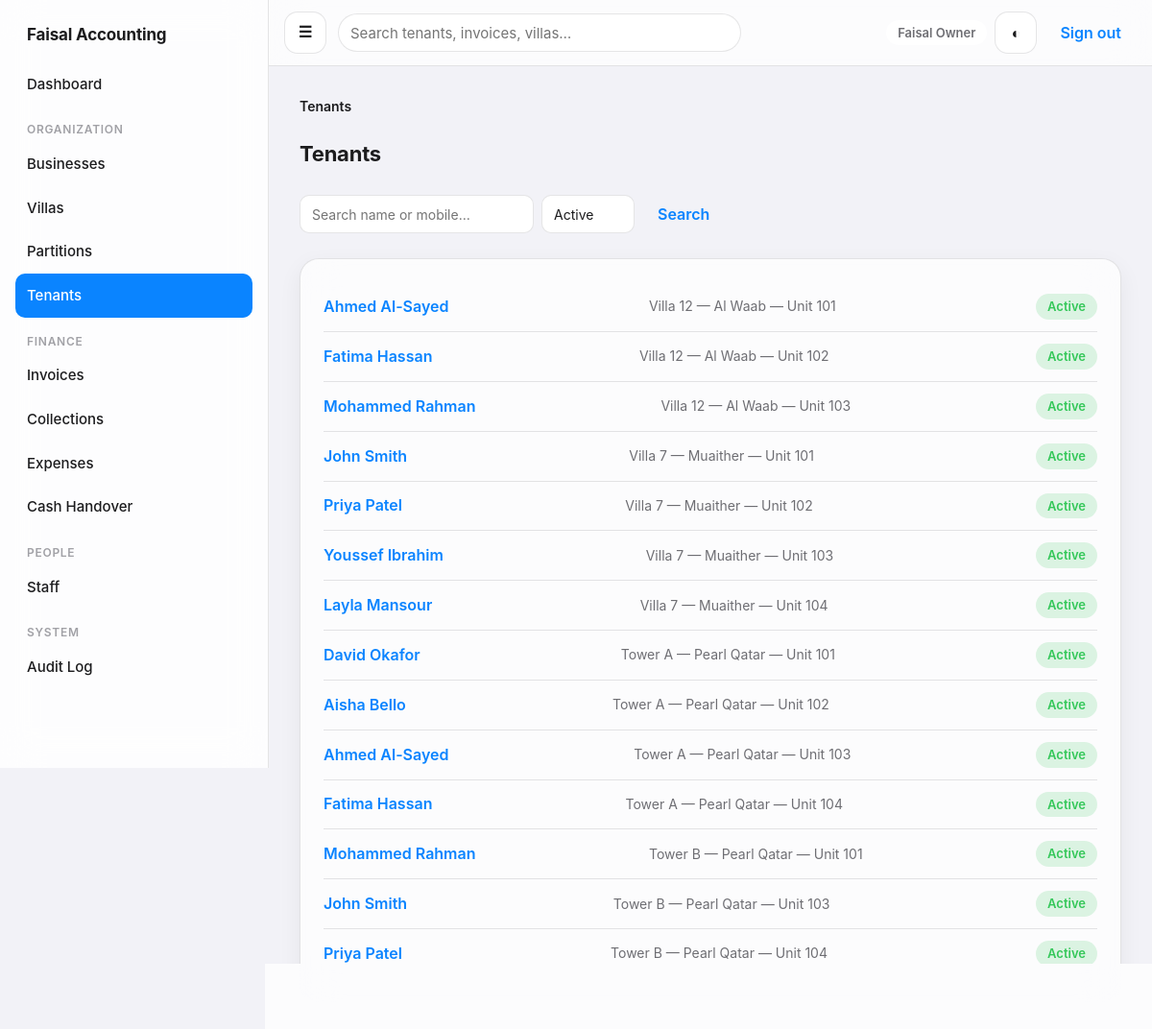
Page /tenants/ (signed in) on the committed database.
### apps/accounts/models.py (models this page shows, shortened)
class User(AbstractUser):
    is_owner = models.BooleanField(default=False, help_text='Sees and can operate on every business/villa/financial record.')
    phone = models.CharField(max_length=32, blank=True)
    class Meta:
        ordering = ['username']

### apps/tenancy/models.py (models this page shows, shortened)
class Tenant(models.Model):
    class Status(models.TextChoices):
        ACTIVE = ('active', 'Active')
        MOVED_OUT = ('moved_out', 'Moved Out')
        ARCHIVED = ('archived', 'Archived')
    partition = models.ForeignKey('villas.Partition', on_delete=models.PROTECT, related_name='tenancies')
    name = models.CharField(max_length=200)
    mobile = models.CharField(max_length=32, blank=True)
    id_document_number = models.CharField(max_length=64, blank=True)
    nationality = models.CharField(max_length=100, blank=True)
    move_in_date = models.DateField()
    move_out_date = models.DateField(null=True, blank=True)
    monthly_rent = models.DecimalField(max_digits=12, decimal_places=2)
    deposit = models.DecimalField(max_digits=12, decimal_places=2, default=Decimal('0.00'))
    status = models.CharField(max_length=20, choices=Status.choices, default=Status.ACTIVE)
    notes = models.TextField(blank=True)
    created_at = models.DateTimeField(auto_now_add=True)
    created_by = models.ForeignKey(settings.AUTH_USER_MODEL, on_delete=models.PROTECT, related_name='+')
    updated_at = models.DateTimeField(auto_now=True)
    updated_by = models.ForeignKey(settings.AUTH_USER_MODEL, on_delete=models.PROTECT, related_name='+', null=True, blank=True)
    class Meta:
        ordering = ['-move_in_date']
        constraints = [models.UniqueConstraint(fields=['partition'], condition=models.Q(status='active'), name='unique_active_tenant_per_partition'), models.CheckConstraint(check=models.Q(monthly_rent__gte=0) & models.Q(deposit__gte=0), name='tenant_amounts_non_negative')]

### apps/villas/models.py (models this page shows, shortened)
class Partition(models.Model):
    class Status(models.TextChoices):
        ACTIVE = ('active', 'Active')
        ARCHIVED = ('archived', 'Archived')
    villa = models.ForeignKey(Villa, on_delete=models.PROTECT, related_name='partitions')
    name = models.CharField(max_length=100)
    description = models.TextField(blank=True)
    status = models.CharField(max_length=20, choices=Status.choices, default=Status.ACTIVE)
    created_at = models.DateTimeField(auto_now_add=True)
    created_by = models.ForeignKey(settings.AUTH_USER_MODEL, on_delete=models.PROTECT, related_name='+')
    updated_at = models.DateTimeField(auto_now=True)
    updated_by = models.ForeignKey(settings.AUTH_USER_MODEL, on_delete=models.PROTECT, related_name='+', null=True, blank=True)
    class Meta:
        ordering = ['villa__name', 'name']
        constraints = [models.UniqueConstraint(fields=['villa', 'name'], name='unique_partition_name_per_villa')]

class Villa(models.Model):
    business = models.ForeignKey('businesses.Business', on_delete=models.PROTECT, related_name='villas')
    name = models.CharField(max_length=200)
    address = models.TextField(blank=True)
    landlord_name = models.CharField(max_length=200, blank=True)
    landlord_contact = models.CharField(max_length=200, blank=True)
    contract_start = models.DateField(null=True, blank=True)
    contract_end = models.DateField(null=True, blank=True)
    is_archived = models.BooleanField(default=False)
    created_at = models.DateTimeField(auto_now_add=True)
    created_by = models.ForeignKey(settings.AUTH_USER_MODEL, on_delete=models.PROTECT, related_name='+')
    class Meta:
        ordering = ['business__name', 'name']
        constraints = [models.UniqueConstraint(fields=['business', 'name'], name='unique_villa_name_per_business')]

### apps/tenancy/views.py (the view)
# urls.py: urlpatterns = [path('', views.tenant_list, name='list'), path('<int:pk>/', views.tenant_detail, name='detail'), path('<int:pk>/move-out/', views.tenant_move_out, name='move_out'), path('partitions/<in
@login_required
def tenant_list(request):
    qs = selectors.tenants_visible_to(request.user).select_related('partition', 'partition__villa')
    q = request.GET.get('q', '').strip()
    if q:
        qs = qs.filter(Q(name__icontains=q) | Q(mobile__icontains=q))
    status = request.GET.get('status', Tenant.Status.ACTIVE)
    if status:
        qs = qs.filter(status=status)
    page_obj = paginate_queryset(request, qs.order_by('-move_in_date'))
    return render(request, 'tenancy/list.html', {'page_obj': page_obj, 'q': q, 'status': status, 'breadcrumbs': [('Tenants', None)]})

### apps/accounts/context_processors.py (called while the page is built)
def nav(request):
    user = getattr(request, 'user', None)
    if user is None or not user.is_authenticated:
        return {}
    has_any_scope = user.is_owner or selectors.villas_visible_to(user).exists()
    return {'nav_has_scope': has_any_scope, 'nav_can_view_financials': selectors.can_view_financial_kpis(user), 'nav_can_manage_users': user.is_owner, 'nav_can_manage_operations': selectors.can_manage_villas_and_tenants(user), 'nav_pending_handover_count': _pending_handover_count(user) if has_any_scope else 0}

def _pending_handover_count(user):
    from apps.cash.models import CashHandover
    qs = selectors.cash_handovers_visible_to(user).filter(status=CashHandover.Status.SUBMITTED)
    if not user.is_owner and (not Assignment.objects.filter(user=user, role__in=[Assignment.Role.BUSINESS_MANAGER, Assignment.Role.ACCOUNTANT]).exists()):
        return 0
    return qs.count()

### apps/accounts/selectors.py (called while the page is built, shortened)
def tenants_visible_to(user) -> QuerySet[Tenant]:
    if user.is_owner:
        return Tenant.objects.all()
    return Tenant.objects.filter(partition__in=partitions_visible_to(user))

def cash_handovers_visible_to(user) -> QuerySet[CashHandover]:
    if user.is_owner:
        return CashHandover.objects.all()

def can_view_financial_kpis(user) -> bool:
    if user.is_owner:
        return True
    return Assignment.objects.filter(user=user, role__in=[Assignment.Role.BUSINESS_MANAGER, Assignment.Role.ACCOUNTANT]).exists()

def can_manage_villas_and_tenants(user) -> bool:
    if user.is_owner:
        return True
    return Assignment.objects.filter(user=user, role__in=[Assignment.Role.BUSINESS_MANAGER, Assignment.Role.VILLA_STAFF]).exists()

### apps/audit/context.py (called while the page is built)
def set_context(request) -> None:
    ip_address = request.META.get('HTTP_X_FORWARDED_FOR', '').split(',')[0].strip() or request.META.get('REMOTE_ADDR')
    actor = getattr(request, 'user', None)
    if actor is not None and (not actor.is_authenticated):
        actor = None
    _current_request_context.set(RequestContext(ip_address=ip_address or None, user_agent=request.META.get('HTTP_USER_AGENT', '')[:512], request_id=str(uuid.uuid4()), actor=actor))

def clear_context() -> None:
    _current_request_context.set(None)

### apps/shared/pagination.py (called while the page is built)
def paginate_queryset(request, queryset, per_page=25):
    paginator = Paginator(queryset, per_page)
    return paginator.get_page(request.GET.get('page'))

### templates/tenancy/list.html (shortened to what this page needs)
{% extends "base.html" %}
{% block content %}
  <div class="page-header"><h1>Tenants</h1></div>
  <form class="filter-bar" method="get">
    <input type="search" name="q" placeholder="Search name or mobile…" value="{{ q }}">
    <select name="status" onchange="this.form.submit()">
      <option value="active" {% if status == "active" %}selected{% endif %}>Active</option>
    </select>
    <button class="btn btn--ghost" type="submit">Search</button>
  </form>
  <div class="card">
    {% if page_obj %}
      {% for tenant in page_obj %}
        <div class="list-row">
          <a class="list-row__title" href="{% url 'tenancy:detail' tenant.pk %}">{{ tenant.name }}</a>
          <span class="list-row__meta">{{ tenant.partition.villa.name }} — {{ tenant.partition.name }}</span>
          {% if tenant.status == "active" %}<span class="pill pill--success">Active</span>
          {% elif tenant.status == "moved_out" %}<span class="pill pill--neutral">Moved out</span>
          {% else %}<span class="pill pill--neutral">{{ tenant.get_status_display }}</span>{% endif %}
        </div>
      {% endfor %}
    {% else %}
      <div class="empty-state">
        <div class="empty-state__title">No tenants yet.</div>
        <p>Move in a tenant from a vacant partition to get started.</p>
      </div>
    {% endif %}
  </div>
{% endblock %}

### templates/base.html (shortened to what this page needs)
{% load static %}
<!doctype html>
<html lang="en">
<head>
  <link rel="stylesheet" href="{% static 'css/design-system.css' %}">
</head>
<body>
  <div class="app-shell">
    <aside class="sidebar" aria-label="Main navigation">
      <div class="sidebar__brand">Faisal Accounting</div>
      {% if user.is_authenticated %}
        <a class="sidebar__link{% if request.resolver_match.app_name == 'dashboard' %} sidebar__link--active{% endif %}" href="{% url 'dashboard:home' %}">Dashboard</a>
        {% if nav_has_scope %}
          <div class="sidebar__section">Organization</div>
          <a class="sidebar__link{% if request.resolver_match.app_name == 'businesses' %} sidebar__link--active{% endif %}" href="{% url 'businesses:list' %}">Businesses</a>
          <a class="sidebar__link{% if request.resolver_match.url_name == 'villa_list' %} sidebar__link--active{% endif %}" href="{% url 'villas:villa_list' %}">Villas</a>
          <a class="sidebar__link{% if request.resolver_match.url_name == 'partition_list' %} sidebar__link--active{% endif %}" href="{% url 'villas:partition_list' %}">Partitions</a>
          <a class="sidebar__link{% if request.resolver_match.app_name == 'tenancy' %} sidebar__link--active{% endif %}" href="{% url 'tenancy:list' %}">Tenants</a>
          <div class="sidebar__section">Finance</div>
          <a class="sidebar__link{% if request.resolver_match.url_name == 'invoice_list' or request.resolver_match.url_name == 'invoice_detail' %} sidebar__link--active{% endif %}" href="{% url 'billing:invoice_list' %}">Invoices</a>
          <a class="sidebar__link{% if request.resolver_match.url_name == 'payment_list' %} sidebar__link--active{% endif %}" href="{% url 'billing:payment_list' %}">Collections</a>
          <a class="sidebar__link{% if request.resolver_match.app_name == 'expenses' %} sidebar__link--active{% endif %}" href="{% url 'expenses:list' %}">Expenses</a>
          <a class="sidebar__link{% if request.resolver_match.app_name == 'cash' %} sidebar__link--active{% endif %}" href="{% url 'cash:handover_list' %}">
            <span>Cash Handover</span>
          </a>
        {% endif %}
        {% if nav_can_manage_users %}
          <div class="sidebar__section">People</div>
          <a class="sidebar__link{% if request.resolver_match.url_name == 'staff_list' %} sidebar__link--active{% endif %}" href="{% url 'accounts:staff_list' %}">Staff</a>
        {% endif %}
        {% if user.is_owner %}
          <div class="sidebar__section">System</div>
          <a class="sidebar__link{% if request.resolver_match.app_name == 'audit' %} sidebar__link--active{% endif %}" href="{% url 'audit:list' %}">Audit Log</a>
        {% endif %}
      {% endif %}
    </aside>
    <div class="content-area">
      <header class="topbar">
        <label for="nav-toggle" class="btn btn--icon sidebar-toggle-label" aria-label="Open menu">&#9776;</label>
        {% if user.is_authenticated and nav_has_scope %}
          <form class="topbar__search" method="get" action="{% url 'dashboard:search' %}" role="search">
            <input type="search" name="q" placeholder="Search tenants, invoices, villas…" value="{{ request.GET.q|default:'' }}" aria-label="Global search">
          </form>
        {% endif %}
        <div class="topbar__actions">
          {% if user.is_authenticated %}
            <span class="pill pill--neutral">{{ user.get_full_name|default:user.username }}</span>
          {% endif %}
          <button class="btn btn--icon" type="button" data-theme-toggle aria-label="Toggle dark mode">&#9680;</button>
          {% if user.is_authenticated %}
            <form method="post" action="{% url 'accounts:logout' %}">
              <button class="btn btn--ghost" type="submit">Sign out</button>
            </form>
          {% endif %}
        </div>
      </header>
      <main class="main">
        {% if breadcrumbs %}{% include "components/breadcrumbs.html" %}{% endif %}
        {% block content %}{% endblock %}
      </main>
    </div>
  </div>
</body>
</html>

### templates/components/breadcrumbs.html
<nav class="breadcrumbs" aria-label="Breadcrumb">
  {% for label, url in breadcrumbs %}
    {% if not forloop.last and url %}
      <a href="{{ url }}">{{ label }}</a><span class="breadcrumbs__sep">/</span>
    {% else %}
      <span class="breadcrumbs__current">{{ label }}</span>
    {% endif %}
  {% endfor %}
</nav>

### templates/components/pagination.html (shortened to what this page needs)
{% load querystring %}

### rows in the picture
User: get_full_name "Faisal Owner"
Tenant: name "Ahmed Al-Sayed", partition.villa.name "Villa 12 — Al Waab", partition.name "Unit 101", status "Active"
Tenant: name "Fatima Hassan", partition.villa.name "Villa 12 — Al Waab", partition.name "Unit 102", status "Active"
Tenant: name "Mohammed Rahman", partition.villa.name "Villa 12 — Al Waab", partition.name "Unit 103", status "Active"
Tenant: name "John Smith", partition.villa.name "Villa 7 — Muaither", partition.name "Unit 101", status "Active"
Tenant: name "Priya Patel", partition.villa.name "Villa 7 — Muaither", partition.name "Unit 102", status "Active"
Tenant: name "Youssef Ibrahim", partition.villa.name "Villa 7 — Muaither", partition.name "Unit 103", status "Active"
Tenant: name "Layla Mansour", partition.villa.name "Villa 7 — Muaither", partition.name "Unit 104", status "Active"
Tenant: name "David Okafor", partition.villa.name "Tower A — Pearl Qatar", partition.name "Unit 101", status "Active"
Tenant: name "Aisha Bello", partition.villa.name "Tower A — Pearl Qatar", partition.name "Unit 102", status "Active"
Tenant: name "Ahmed Al-Sayed", partition.villa.name "Tower A — Pearl Qatar", partition.name "Unit 103", status "Active"
Tenant: name "Fatima Hassan", partition.villa.name "Tower A — Pearl Qatar", partition.name "Unit 104", status "Active"
Tenant: name "Mohammed Rahman", partition.villa.name "Tower B — Pearl Qatar", partition.name "Unit 101", status "Active"
Tenant: name "John Smith", partition.villa.name "Tower B — Pearl Qatar", partition.name "Unit 103", status "Active"
Tenant: name "Priya Patel", partition.villa.name "Tower B — Pearl Qatar", partition.name "Unit 104", status "Active"

### other values in the picture
{{ label }} "Tenants"
